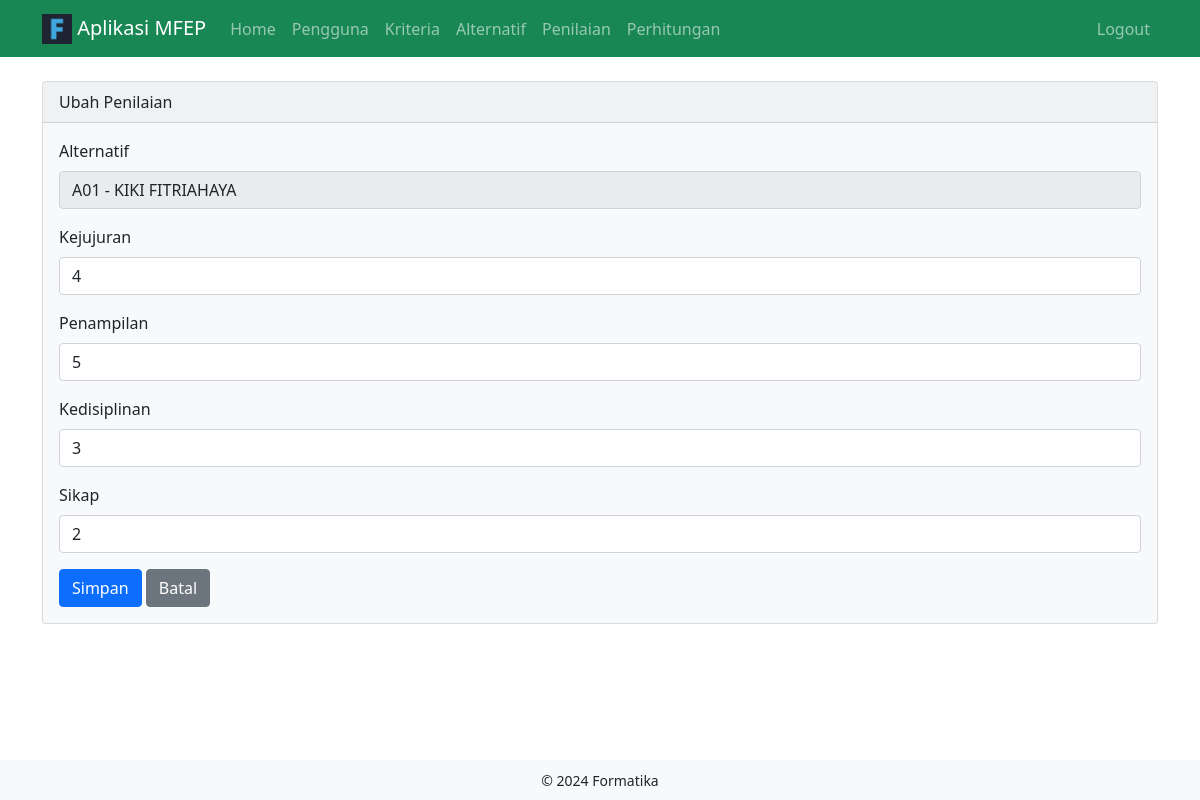
The page /penilaian-edit.php?id=2 (signed in) on the database its author committed.
### tables this page shows
CREATE TABLE `alternatif` (
  `id` int NOT NULL,
  `kode_alternatif` varchar(5) NOT NULL,
  `nama_alternatif` varchar(50) NOT NULL
);

CREATE TABLE `kriteria` (
  `id` int NOT NULL,
  `kode_kriteria` varchar(5) NOT NULL,
  `nama_kriteria` varchar(50) NOT NULL,
  `bobot_kriteria` float NOT NULL
);

### penilaian-edit.php (the view, shortened to what this page needs)
<?php
include 'config.php';
$stmt = $pdo->query("SELECT * FROM kriteria");
$kriteria = $stmt->fetchAll();
if (isset($_GET['id']) && is_numeric($_GET['id'])) {
    $alternatif_id = $_GET['id'];
    $stmt = $pdo->prepare("SELECT * FROM alternatif WHERE id = ?");
    $stmt->execute([$alternatif_id]);
    $alternatif = $stmt->fetch();
    $stmt = $pdo->prepare("SELECT * FROM penilaian WHERE alternatif_id = ?");
    $stmt->execute([$alternatif_id]);
    $penilaianData = $stmt->fetchAll();
    $penilaian = [];
    foreach ($penilaianData as $data) {
        $penilaian[$data['kriteria_id']] = $data['nilai'];
    }
} else {
    echo "ID alternatif tidak valid.";
    exit;
}
include 'includes/header.php';
?>
<div class="container">
    <div class="card text-dark bg-light">
        <div class="card-header">
            Ubah Penilaian
        </div>
        <div class="card-body">
            <form method="post" action="penilaian-edit.php?id=<?php echo $alternatif_id; ?>">
                <div class="mb-3">
                    <label for="alternatif" class="form-label">Alternatif</label>
                    <input type="text" class="form-control" name="alternatif" id="alternatif" value="<?php echo $alternatif['kode_alternatif'] . ' - ' . $alternatif['nama_alternatif']; ?>" readonly>
                </div>
                <?php foreach ($kriteria as $row): ?>
                    <div class="mb-3">
                        <label for="kriteria_<?php echo $row['id'] ?>" class="form-label"><?php echo $row['nama_kriteria'] ?></label>
                        <input type="number" class="form-control" name="kriteria_<?php echo $row['id'] ?>" id="kriteria_<?php echo $row['id'] ?>" value="<?php echo $penilaian[$row['id']] ?>" required>
                    </div>
                <?php endforeach; ?>
                <button type="submit" class="btn btn-primary">Simpan</button>
                <a href="penilaian-list.php" class="btn btn-secondary">Batal</a>
            </form>
        </div>
    </div>
</div>
<?php include 'includes/footer.php'; ?>

### assets/css/style.css (style rules this page uses)
body { padding-bottom: 50px; }

### rows shown on the page
alternatif: alternatif "A01 - KIKI FITRIAHAYA"
kriteria: nama_kriteria "Kejujuran", id "4"
kriteria: nama_kriteria "Penampilan", id "5"
kriteria: nama_kriteria "Kedisiplinan", id "3"
kriteria: nama_kriteria "Sikap", id "2"
